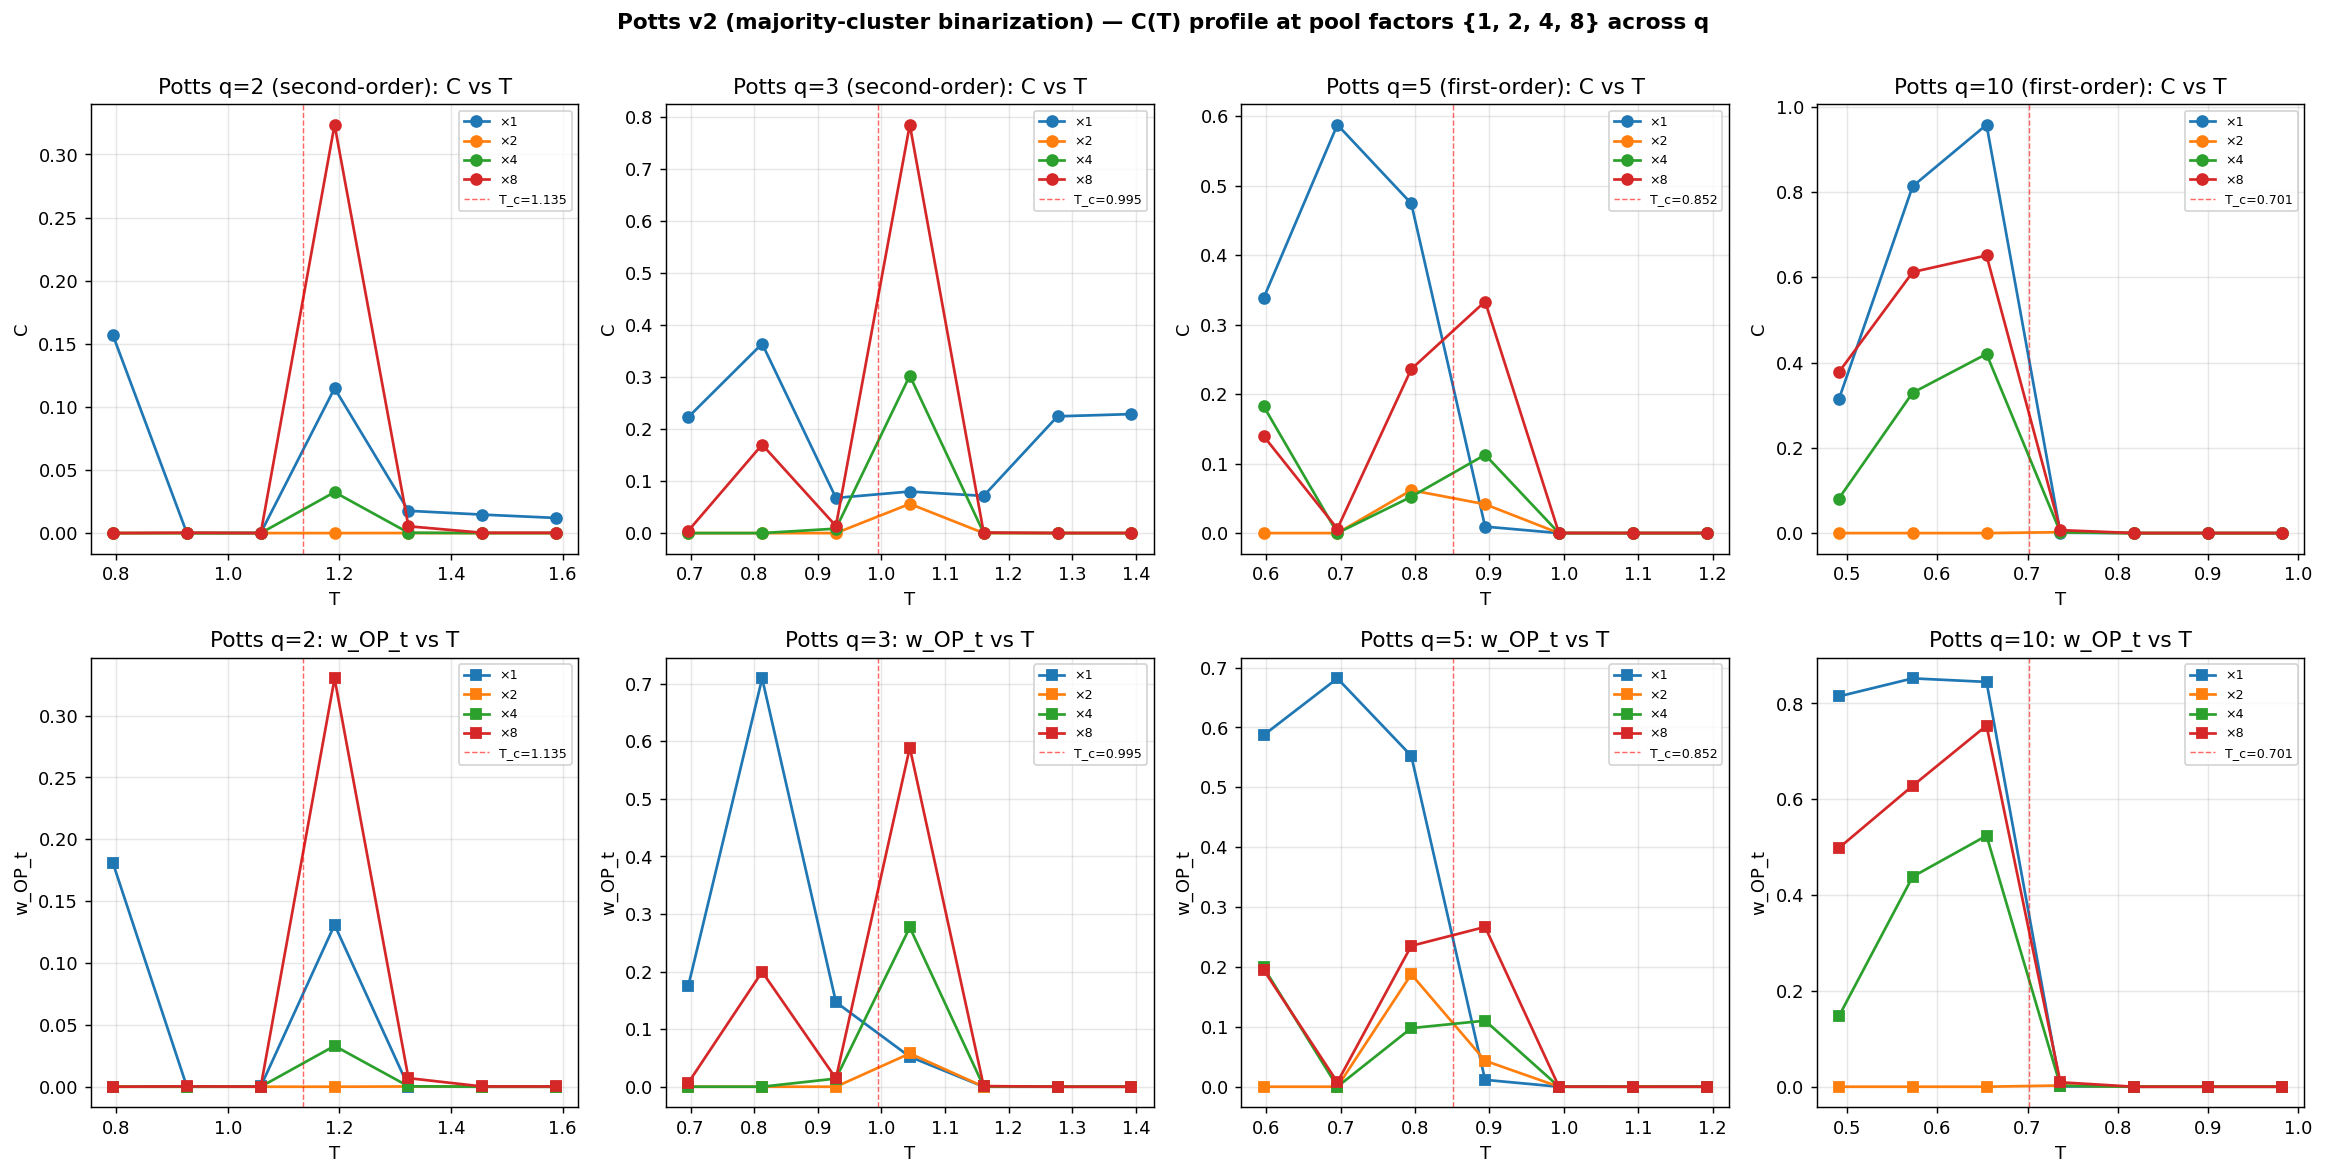

Write Python code to recreate this figure.
"""
Potts Model — multi-scale C across q values — v2 with improvements.

Changes from v1:
  1. MAJORITY-CLUSTER BINARIZATION: at each snapshot, cell = 1 if it matches
     the most common state at that moment, else 0. Keeps split near 50/50
     regardless of q. Replaces the broken "state 0 vs rest" encoding that
     made q>=5 degenerate.
  2. Longer simulations: 10k sweeps / 4k burnin / 150 snapshots, 5 seeds.
  3. Larger grid: 64×64 (was 48×48).

Hypothesis we're testing: RG beta function sign pattern at T_c
  q = 2, 3  (second-order): beta > 0 across scales (flat / growing profile)
  q = 5, 10 (first-order):  beta flips at some finite scale (peaked profile)
"""
import sys, os, time, json
sys.path.insert(0, os.path.join(os.path.dirname(__file__), '..', '..', '..'))

import numpy as np
import matplotlib.pyplot as plt
from complexity_framework_v9 import compute_C
from multiscale_diagnostic import coarsen_history


def potts_run_majority(T, q=3, G=64, sweeps=10000, burnin=4000, window=150,
                       snap_every=25, seed=42):
    """Potts with Metropolis, but binarized as 'matches majority state' per snapshot.

    Ensures the binary field is roughly balanced at high q.
    """
    rng = np.random.default_rng(seed)
    spins = rng.integers(0, q, size=(G, G), dtype=np.int8)

    history = []
    snap_count = 0
    total = burnin + window * snap_every

    ii, jj = np.mgrid[0:G, 0:G]
    black = ((ii + jj) % 2 == 0)
    white = ~black

    for sweep in range(total):
        for mask in (black, white):
            proposed = rng.integers(0, q, size=(G, G), dtype=np.int8)
            match_cur = None
            match_new = None
            for di, dj in [(0, 1), (0, -1), (1, 0), (-1, 0)]:
                nb = np.roll(np.roll(spins, di, axis=0), dj, axis=1)
                mc = (spins == nb).astype(np.float32)
                mn = (proposed == nb).astype(np.float32)
                if match_cur is None:
                    match_cur = mc; match_new = mn
                else:
                    match_cur += mc; match_new += mn
            dE = -(match_new - match_cur)
            accept = mask & ((dE <= 0) |
                             (rng.random((G, G)) < np.exp(np.clip(-dE / max(T, 1e-10), -30, 0))))
            spins = np.where(accept, proposed, spins)

        if sweep >= burnin and (sweep - burnin) % snap_every == 0:
            if snap_count < window:
                # MAJORITY-CLUSTER BINARIZATION: which state is most populous
                # in this snapshot? cells matching → 1, others → 0.
                counts = np.bincount(spins.ravel(), minlength=q)
                majority_state = counts.argmax()
                binary = (spins == majority_state).astype(np.int8)
                history.append(binary.ravel())
                snap_count += 1

    return np.array(history, dtype=np.int8)


# ── experiment setup ──────────────────────────────────────────────────────────
Q_VALUES  = [2, 3, 5, 10]
POOLS     = (1, 2, 4, 8)
G         = 64
SWEEPS    = 10000
BURNIN_M  = 4000
WINDOW    = 150
SNAP_EVERY = 25
N_SEEDS   = 5

C_BURNIN = 15
C_WINDOW = 120


def Tc_of_q(q):
    return 1.0 / np.log(1.0 + np.sqrt(q))


def sweep_q(q, T_values):
    rows = []
    Tc = Tc_of_q(q)
    print(f"\n{'='*60}\nPotts q={q}, T_c = {Tc:.4f}\n{'='*60}")
    for T in T_values:
        per  = {pool: [] for pool in POOLS}
        wopt = {pool: [] for pool in POOLS}
        for seed in range(N_SEEDS):
            hist = potts_run_majority(T, q=q, G=G,
                                      sweeps=SWEEPS, burnin=BURNIN_M,
                                      window=WINDOW, snap_every=SNAP_EVERY,
                                      seed=seed)
            T_len = hist.shape[0]
            hist_3d = hist.reshape(T_len, G, G)
            for pool in POOLS:
                grid = coarsen_history(hist_3d, pool)
                if grid.shape[1] < 4:
                    continue
                r = compute_C(grid, C_BURNIN, C_WINDOW)
                per[pool].append(r['score'])
                wopt[pool].append(r['w_OP_t'])
        row = {'T': T, 'q': q, 'T_c': Tc}
        for pool in POOLS:
            if per[pool]:
                row[f'C_{pool}']    = float(np.mean(per[pool]))
                row[f'wOPt_{pool}'] = float(np.mean(wopt[pool]))
        rows.append(row)
        print(f"  T={T:.3f}: " + "  ".join(
            f"C×{p}={row.get(f'C_{p}', 0):.3f}" for p in POOLS))
    return rows


def rg_beta(row):
    Cs = [row.get(f'C_{p}') for p in POOLS]
    if None in Cs:
        return []
    return [Cs[i+1] - Cs[i] for i in range(len(Cs)-1)]


if __name__ == '__main__':
    t0 = time.time()

    def T_grid(q, n=7):
        Tc = Tc_of_q(q)
        # Tighter window: 0.7 Tc → 1.4 Tc
        return np.round(np.linspace(0.7*Tc, 1.4*Tc, n), 4).tolist()

    all_results = {}
    for q in Q_VALUES:
        all_results[q] = sweep_q(q, T_grid(q))

    print(f"\nTotal elapsed: {(time.time()-t0)/60:.1f} min")

    out_json = os.path.join(os.path.dirname(__file__), 'potts_q_multiscale_v2.json')
    with open(out_json, 'w') as f:
        json.dump({str(q): [dict(r) for r in v] for q, v in all_results.items()},
                  f, indent=2, default=float)
    print(f"Saved: {out_json}")

    # ── figure 1: C vs T at each scale, one panel per q ──────────────────────
    fig, axes = plt.subplots(2, 4, figsize=(18, 9))
    for col, q in enumerate(Q_VALUES):
        rows = all_results[q]
        Ts = [r['T'] for r in rows]
        Tc = Tc_of_q(q)
        for pool in POOLS:
            Cs = [r.get(f'C_{pool}', 0) for r in rows]
            Ws = [r.get(f'wOPt_{pool}', 0) for r in rows]
            axes[0, col].plot(Ts, Cs, marker='o', label=f'×{pool}')
            axes[1, col].plot(Ts, Ws, marker='s', label=f'×{pool}')
        for ax in (axes[0, col], axes[1, col]):
            ax.axvline(Tc, color='red', ls='--', lw=0.8, alpha=0.6,
                       label=f'T_c={Tc:.3f}')
            ax.legend(fontsize=7); ax.grid(alpha=0.3); ax.set_xlabel('T')
        order_label = 'second-order' if q <= 4 else 'first-order'
        axes[0, col].set_title(f'Potts q={q} ({order_label}): C vs T')
        axes[1, col].set_title(f'Potts q={q}: w_OP_t vs T')
        axes[0, col].set_ylabel('C')
        axes[1, col].set_ylabel('w_OP_t')

    plt.suptitle('Potts v2 (majority-cluster binarization) — C(T) profile at pool factors {1, 2, 4, 8} across q',
                 y=1.00, fontsize=12, weight='bold')
    plt.tight_layout()
    out1 = os.path.join(os.path.dirname(__file__), 'potts_q_multiscale_v2.png')
    plt.savefig(out1, dpi=130, bbox_inches='tight')
    print(f"Saved: {out1}")

    # ── figure 2: C vs pool factor at T_c + beta function ────────────────────
    fig2, axes2 = plt.subplots(1, 2, figsize=(13, 5))
    pool_axis = list(POOLS)
    for q in Q_VALUES:
        rows = all_results[q]
        Tc = Tc_of_q(q)
        idx = int(np.argmin([abs(r['T'] - Tc) for r in rows]))
        r = rows[idx]
        Cs = [r.get(f'C_{p}', 0) for p in POOLS]
        axes2[0].plot(pool_axis, Cs, marker='o', label=f'q={q} (T={r["T"]:.3f})', lw=2)
        beta = rg_beta(r)
        axes2[1].plot(range(len(beta)), beta, marker='s', label=f'q={q}', lw=2)

    axes2[0].set_xscale('log', base=2)
    axes2[0].set_xticks(pool_axis)
    axes2[0].set_xticklabels([f'×{p}' for p in pool_axis])
    axes2[0].set_xlabel('spatial pool factor')
    axes2[0].set_ylabel('C at T ≈ T_c')
    axes2[0].set_title('C vs scale at the critical point\n(flat/growing = scale-invariant; peaked = characteristic scale)')
    axes2[0].grid(alpha=0.3); axes2[0].legend()

    beta_axis = [f'{POOLS[i]}→{POOLS[i+1]}' for i in range(len(POOLS)-1)]
    axes2[1].axhline(0, color='gray', lw=0.8, ls='--')
    axes2[1].set_xticks(range(len(beta_axis)))
    axes2[1].set_xticklabels(beta_axis)
    axes2[1].set_xlabel('RG step (s → 2s)')
    axes2[1].set_ylabel('β(s→2s) = C(2s) − C(s)')
    axes2[1].set_title('RG β function at T_c\n(β>0 = scale-invariant; β<0 = structure lost at that scale)')
    axes2[1].grid(alpha=0.3); axes2[1].legend()

    plt.suptitle('Potts v2 multi-scale: discriminating transition order via β function',
                 y=1.02, fontsize=12, weight='bold')
    plt.tight_layout()
    out2 = os.path.join(os.path.dirname(__file__), 'potts_q_beta_v2.png')
    plt.savefig(out2, dpi=130, bbox_inches='tight')
    print(f"Saved: {out2}")

    print(f"\n{'q':>4} {'T_c':>8} {'C(×1)':>8} {'C(×2)':>8} {'C(×4)':>8} {'C(×8)':>8}  {'β pattern':>14}")
    for q in Q_VALUES:
        rows = all_results[q]
        Tc = Tc_of_q(q)
        idx = int(np.argmin([abs(r['T'] - Tc) for r in rows]))
        r = rows[idx]
        Cs = [r.get(f'C_{p}', 0) for p in POOLS]
        beta = rg_beta(r)
        sign = ''.join('+' if b > 0.01 else '-' if b < -0.01 else '0' for b in beta)
        print(f"{q:>4} {Tc:>8.3f} " + ' '.join(f'{c:>8.3f}' for c in Cs) + f"   {sign:>14}")
